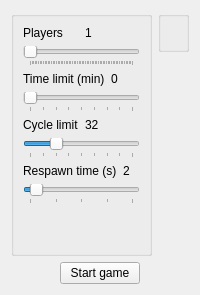
              <widget class="QWidget" name="Start">
               <attribute name="title">
                <string>Start</string>
               </attribute>
               <layout class="QHBoxLayout" name="horizontalLayout_18">
                <item>
                 <layout class="QVBoxLayout" name="verticalLayout_6">
                  <item>
                   <layout class="QHBoxLayout" name="horizontalLayout_13">
                    <item>
                     <layout class="QHBoxLayout" name="horizontalLayout_10">
                      <item>
                       <widget class="QGroupBox" name="groupBox_4">
                        <property name="title">
                         <string/>
                        </property>
                        <layout class="QHBoxLayout" name="horizontalLayout_25">
                         <item>
                          <layout class="QVBoxLayout" name="verticalLayout_4">
                           <item>
                            <layout class="QVBoxLayout" name="verticalLayout_3">
                             <item>
                              <layout class="QHBoxLayout" name="horizontalLayout_11">
                               <item>
                                <widget class="QLabel" name="label_16">
                                 <property name="text">
                                  <string>Players</string>
                                 </property>
                                </widget>
                               </item>
                               <item>
                                <widget class="QLabel" name="label_17">
                                 <property name="text">
                                  <string>1</string>
                                 </property>
                                </widget>
                               </item>
                              </layout>
                             </item>
                             <item>
                              <widget class="QSlider" name="horizontalSlider_numPlayers">
                               <property name="toolTip">
                                <string/>
                               </property>
                               <property name="minimum">
                                <number>1</number>
                               </property>
                               <property name="maximum">
                                <number>64</number>
                               </property>
                               <property name="pageStep">
                                <number>1</number>
                               </property>
                               <property name="sliderPosition">
                                <number>1</number>
                               </property>
                               <property name="orientation">
                                <enum>Qt::Horizontal</enum>
                               </property>
                               <property name="invertedAppearance">
                                <bool>false</bool>
                               </property>
                               <property name="invertedControls">
                                <bool>false</bool>
                               </property>
                               <property name="tickPosition">
                                <enum>QSlider::TicksBelow</enum>
                               </property>
                               <property name="tickInterval">
                                <number>1</number>
                               </property>
                              </widget>
                             </item>
                            </layout>
                           </item>
                           <item>
                            <layout class="QHBoxLayout" name="horizontalLayout_7">
                             <item>
                              <widget class="QLabel" name="label_9">
                               <property name="text">
                                <string>Time limit (min)</string>
                               </property>
                              </widget>
                             </item>
                             <item>
                              <widget class="QLabel" name="label_10">
                               <property name="text">
                                <string>0</string>
                               </property>
                              </widget>
                             </item>
                            </layout>
                           </item>
                           <item>
                            <widget class="QSlider" name="horizontalSlider_4">
                             <property name="toolTip">
                              <string/>
                             </property>
                             <property name="minimum">
                              <number>0</number>
                             </property>
                             <property name="maximum">
                              <number>128</number>
                             </property>
                             <property name="pageStep">
                              <number>16</number>
                             </property>
                             <property name="sliderPosition">
                              <number>0</number>
                             </property>
                             <property name="orientation">
                              <enum>Qt::Horizontal</enum>
                             </property>
                             <property name="invertedAppearance">
                              <bool>false</bool>
                             </property>
                             <property name="invertedControls">
                              <bool>false</bool>
                             </property>
                             <property name="tickPosition">
                              <enum>QSlider::TicksBelow</enum>
                             </property>
                             <property name="tickInterval">
                              <number>16</number>
                             </property>
                            </widget>
                           </item>
                           <item>
                            <layout class="QHBoxLayout" name="horizontalLayout_9">
                             <item>
                              <widget class="QLabel" name="label_13">
                               <property name="text">
                                <string>Cycle limit</string>
                               </property>
                              </widget>
                             </item>
                             <item>
                              <widget class="QLabel" name="label_14">
                               <property name="text">
                                <string>32</string>
                               </property>
                              </widget>
                             </item>
                            </layout>
                           </item>
                           <item>
                            <widget class="QSlider" name="horizontalSlider_6">
                             <property name="toolTip">
                              <string/>
                             </property>
                             <property name="minimum">
                              <number>0</number>
                             </property>
                             <property name="maximum">
                              <number>128</number>
                             </property>
                             <property name="pageStep">
                              <number>16</number>
                             </property>
                             <property name="sliderPosition">
                              <number>32</number>
                             </property>
                             <property name="orientation">
                              <enum>Qt::Horizontal</enum>
                             </property>
                             <property name="invertedAppearance">
                              <bool>false</bool>
                             </property>
                             <property name="invertedControls">
                              <bool>false</bool>
                             </property>
                             <property name="tickPosition">
                              <enum>QSlider::TicksBelow</enum>
                             </property>
                             <property name="tickInterval">
                              <number>16</number>
                             </property>
                            </widget>
                           </item>
                           <item>
                            <layout class="QHBoxLayout" name="horizontalLayout_12">
                             <item>
                              <widget class="QLabel" name="label_18">
                               <property name="text">
                                <string>Respawn time (s)</string>
                               </property>
                              </widget>
                             </item>
                             <item>
                              <widget class="QLabel" name="label_19">
                               <property name="text">
                                <string>2</string>
                               </property>
                              </widget>
                             </item>
                            </layout>
                           </item>
                           <item>
                            <widget class="QSlider" name="horizontalSlider_7">
                             <property name="toolTip">
                              <string/>
                             </property>
                             <property name="minimum">
                              <number>0</number>
                             </property>
                             <property name="maximum">
                              <number>32</number>
                             </property>
                             <property name="pageStep">
                              <number>8</number>
                             </property>
                             <property name="sliderPosition">
                              <number>2</number>
                             </property>
                             <property name="orientation">
                              <enum>Qt::Horizontal</enum>
                             </property>
                             <property name="invertedAppearance">
                              <bool>false</bool>
                             </property>
                             <property name="invertedControls">
                              <bool>false</bool>
                             </property>
                             <property name="tickPosition">
                              <enum>QSlider::TicksBelow</enum>
                             </property>
                             <property name="tickInterval">
                              <number>8</number>
                             </property>
                            </widget>
                           </item>
                           <item>
                            <spacer name="verticalSpacer_20">
                             <property name="orientation">
                              <enum>Qt::Vertical</enum>
                             </property>
                             <property name="sizeHint" stdset="0">
                              <size>
                               <width>20</width>
                               <height>40</height>
                              </size>
                             </property>
                            </spacer>
                           </item>
                          </layout>
                         </item>
                        </layout>
                       </widget>
                      </item>
                     </layout>
                    </item>
                    <item>
                     <layout class="QVBoxLayout" name="verticalLayout_2">
                      <item>
                       <widget class="QGroupBox" name="groupBox">
                        <property name="title">
                         <string/>
                        </property>
                        <layout class="QVBoxLayout" name="verticalLayout_5">
                         <item>
                          <widget class="QLabel" name="label">
                           <property name="text">
                            <string/>
                           </property>
                           <property name="pixmap">
                            <pixmap resource="xkill.qrc">:/xkill/images/proc1.png</pixmap>
                           </property>
                          </widget>
                         </item>
                        </layout>
                       </widget>
                      </item>
                      <item>
                       <spacer name="verticalSpacer_4">
                        <property name="orientation">
                         <enum>Qt::Vertical</enum>
                        </property>
                        <property name="sizeHint" stdset="0">
                         <size>
                          <width>20</width>
                          <height>40</height>
                         </size>
                        </property>
                       </spacer>
                      </item>
                     </layout>
                    </item>
                   </layout>
                  </item>
                  <item>
                   <layout class="QHBoxLayout" name="horizontalLayout_6">
                    <item>
                     <spacer name="horizontalSpacer_9">
                      <property name="orientation">
                       <enum>Qt::Horizontal</enum>
                      </property>
                      <property name="sizeHint" stdset="0">
                       <size>
                        <width>40</width>
                        <height>20</height>
                       </size>
                      </property>
                     </spacer>
                    </item>
                    <item>
                     <widget class="QPushButton" name="pushButton_startGame">
                      <property name="text">
                       <string>Start game</string>
                      </property>
                     </widget>
                    </item>
                    <item>
                     <spacer name="horizontalSpacer_10">
                      <property name="orientation">
                       <enum>Qt::Horizontal</enum>
                      </property>
                      <property name="sizeHint" stdset="0">
                       <size>
                        <width>40</width>
                        <height>20</height>
                       </size>
                      </property>
                     </spacer>
                    </item>
                   </layout>
                  </item>
                 </layout>
                </item>
               </layout>
              </widget>
